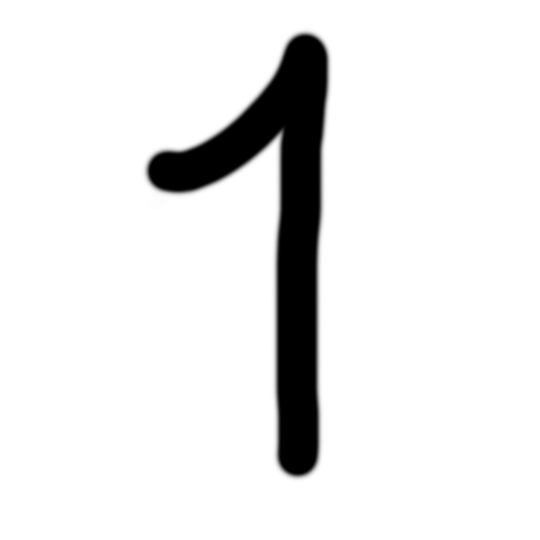
%> input picture Sample code followings/1.jpg, 540 x 540 px
$ octave firstcodebis.m   (GNU Octave 9; MATLAB toolbox functions it lacks are replaced by stand-ins)
%> lines starting %> are read from the running program, lines starting %| are printed output that depends on the picture; in (x1, y1, x2, y2) boxes, pixels count from 0 and x2, y2 are one past the last pixel; in counts of white or black regions, pixels touching at a corner belong together; the program's own positions count from 1
                        %% Yann's first attempt at making a GS algorithm for an arbitrary image %%
clear all; close all; clc;
tic;                                                           % use toc at the end to measure run time

                                            %% Creation of source beam %%
x = linspace(-10,10,540);                                      % linearly spaced vector for x dimension
                                                               % (change last value if image dimensions are different)
y = linspace(-10,10,540);                                      % linearly spaced vector for y dimension
                                                               % (change last value if image dimensions are different)
[X,Y] = meshgrid(x,y);                                         % uses the vectors x and y to generate a rectangular grid

% Use Gaussian beam or other beam? What defines a good light source?
x0 = 0;                                                        % center
y0 = 0;                                                        % center
sigma = 2;                                                     % beam waist
A = 1;                                                         % beam peak
res = ((X-x0).^2 + (Y-y0).^2)./(2*sigma^2);
input_intensity = A  * exp(-res);                              % Gaussian beam definitions
surf(input_intensity);
shading interp;
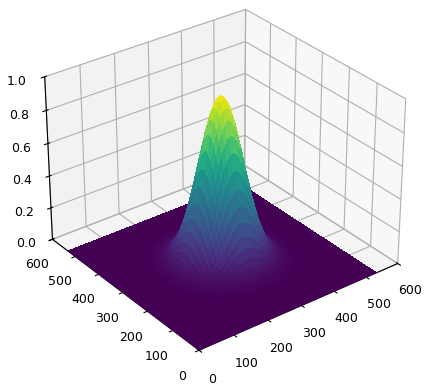
%> figure redrawn from the program's plot data

                          %% Reading in of image and initialisation of parameters %%
%target = rgb2gray(imread('1.jpg'));                      % Why rgb2gray? only grayscale?
target = double(imread('1.jpg'));                                       % reconversion for using fftshift
%> target: size 540x540 double; min 0, max 255, mean 233.4; mean of the top-left, top-right, bottom-left and bottom-right quarters 235.1, 217.8, 255, 225.9
imshow('1.jpg');
imshow(target);
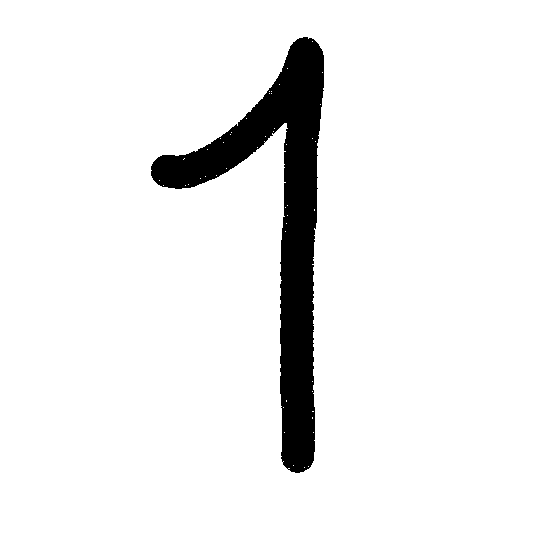
%> displayed picture: size 540x540, on the screen's scale of 0 to 255; 93.3% white; 1 black region, box (x1, y1, x2, y2) and area: (151, 37, 324, 473) 19632
A = fftshift(ifft2(fftshift(target)));                         % outside of GS loop
error = [];                                                    % creates an empty array for error
% iteration_count;                                             % can specify number if wished

                        %% Iterate with the GS algorithm (pseudo code from Wikipedia) %%
figure;
subplot(2,3,1);
imshow('1.jpg');                                         % Shows OG image (in color)

for i = 1:200
    B = abs(input_intensity) .* exp(1i*angle(A));              % .* for element wise multiplication
    C = fftshift(fft2(fftshift(B)));
    D = abs(target) .* exp(1i*angle(C));
    A = fftshift(ifft2(fftshift(D)));
    error = [error; sum(sum(abs(abs(C) - abs(target))))];
    if i == 3                                                  % 3 iterations
        subplot(2,3,2);
        imshow(target);
        title('1 original PNG');
        subplot(2,3,3);
        imagesc(abs(C));
        title('Reconstruction, 3 iterations');
    end
    if i == 6                                                 % 6 iterations
        subplot(2,3,4);
        imagesc(abs(C));
        title('Reconstruction, 6 iterations');
    end
    if i == 10                                                % 10 iterations
        subplot(2,3,5);
        imagesc(abs(C));
        title('Reconstruction, 10 iterations');
    end
    if i == 100                                               % 100 iterations
        subplot(2,3,6);
        imagesc(abs(C));
        title('Reconstruction, 100 iterations');
    end
end
%> this loop made 200 passes
%> error on passes 1 to 3: 63186060.4, [63186060.4; 46963600.4], [63186060.4; 46963600.4; 44661185.2]
%> after the loop, error = 200 values, max 63186060.4 at index 1, min 41711872.8 at index 200, mean 41960129.1
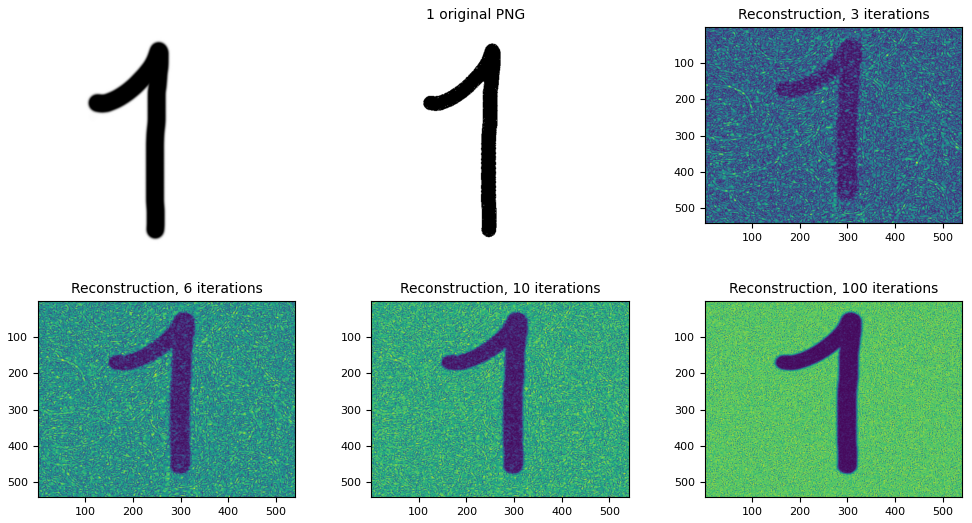
%> figure redrawn from the program's plot data, 6 panels
                                   %% Print out error criterion evolution %%
figure;
i = 1:1:i;                                                     % creation of a regularly spaced vector using i as the increment
plot(i,(error'));
title('Error over 200 iterations');
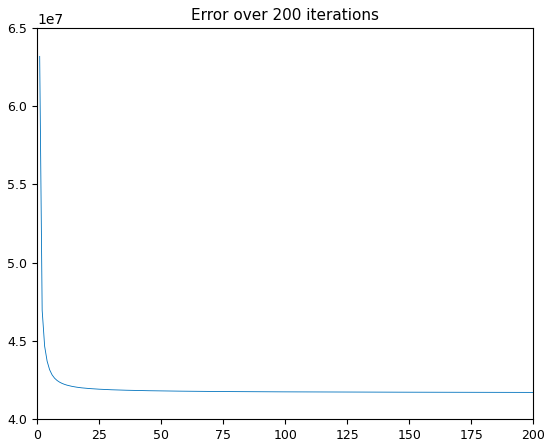
%> figure redrawn from the program's plot data; curve peaks at x = 1, y = 63186060.4

toc;                                                           % ends the timer started by tic
